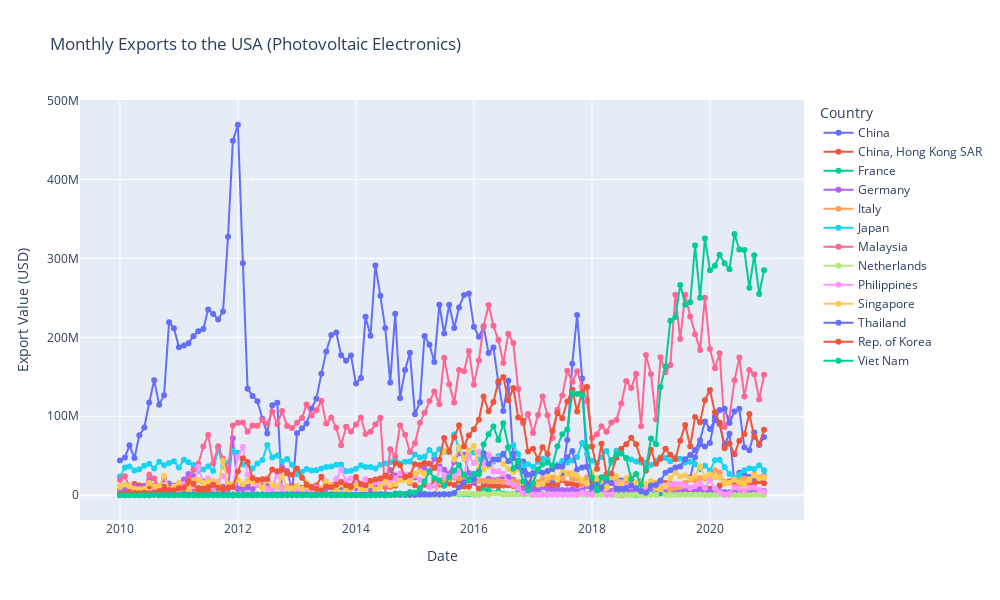
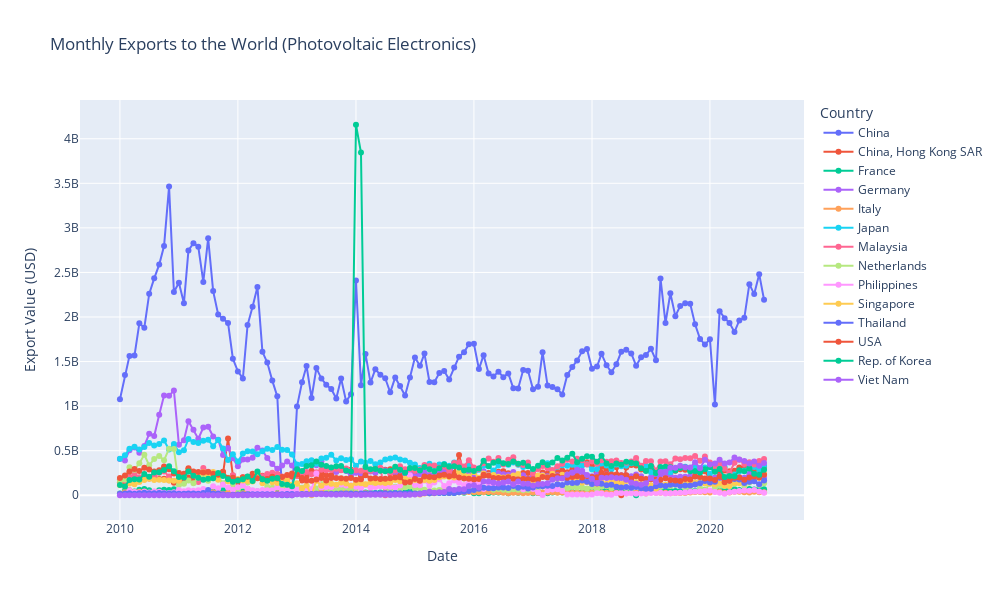

These figures' notebook cell, in order:
### Code cell
# Load your CSV file (adjust path as needed)
export_data = pd.read_csv("data/AllYears_Exports.csv")

def create_interactive_export_plot(destination_label, title_suffix):
    # Filter for specific destination
    filtered = export_data[export_data['row_label'].str.endswith(destination_label)].copy()
    filtered['country'] = filtered['row_label'].str.replace(destination_label, '', regex=False)
    filtered.drop(columns='row_label', inplace=True)

    # Reshape
    melted = filtered.melt(id_vars='country', var_name='month', value_name='export_value')
    melted['month'] = pd.to_datetime(melted['month'], format='%Y%m')

    # Plot
    fig = go.Figure()
    for country in melted['country'].unique():
        country_data = melted[melted['country'] == country]
        fig.add_trace(go.Scatter(
            x=country_data['month'],
            y=country_data['export_value'],
            mode='lines+markers',
            name=country
        ))

    fig.update_layout(
        title=f'Monthly Exports {title_suffix} (Photovoltaic Electronics)',
        xaxis_title='Date',
        yaxis_title='Export Value (USD)',
        width=1000,
        height=600,
        legend_title='Country',
        hovermode='x unified'
    )

    fig.show()

# Call the functions
create_interactive_export_plot('_to_USA', 'to the USA')
create_interactive_export_plot('_to_W00', 'to the World')

### Figure 1 — Plotly figure (JSON) as saved in the notebook; plotly's stock layout.template omitted (floating-point values rounded to 4 significant figures; data arrays with more than 128 entries replaced by an {"elided": "..."} marker saying what was removed)
{"data": [{"mode": "lines+markers", "name": "China", "type": "scatter", "x": {"elided": "132 str values"}, "y": {"elided": "132 int values"}}, {"mode": "lines+markers", "name": "China, Hong Kong SAR", "type": "scatter", "x": {"elided": "132 str values"}, "y": {"elided": "132 float values"}}, {"mode": "lines+markers", "name": "France", "type": "scatter", "x": {"elided": "132 str values"}, "y": {"elided": "132 float values"}}, {"mode": "lines+markers", "name": "Germany", "type": "scatter", "x": {"elided": "132 str values"}, "y": {"elided": "132 float values"}}, {"mode": "lines+markers", "name": "Italy", "type": "scatter", "x": {"elided": "132 str values"}, "y": {"elided": "132 float values"}}, {"mode": "lines+markers", "name": "Japan", "type": "scatter", "x": {"elided": "132 str values"}, "y": {"elided": "132 float values"}}, {"mode": "lines+markers", "name": "Malaysia", "type": "scatter", "x": {"elided": "132 str values"}, "y": {"elided": "132 float values"}}, {"mode": "lines+markers", "name": "Netherlands", "type": "scatter", "x": {"elided": "132 str values"}, "y": {"elided": "132 float values"}}, {"mode": "lines+markers", "name": "Philippines", "type": "scatter", "x": {"elided": "132 str values"}, "y": {"elided": "132 int values"}}, {"mode": "lines+markers", "name": "Singapore", "type": "scatter", "x": {"elided": "132 str values"}, "y": {"elided": "132 float values"}}, {"mode": "lines+markers", "name": "Thailand", "type": "scatter", "x": {"elided": "132 str values"}, "y": {"elided": "132 float values"}}, {"mode": "lines+markers", "name": "Rep. of Korea", "type": "scatter", "x": {"elided": "132 str values"}, "y": {"elided": "132 int values"}}, {"mode": "lines+markers", "name": "Viet Nam", "type": "scatter", "x": {"elided": "132 str values"}, "y": {"elided": "132 float values"}}], "layout": {"height": 600, "hovermode": "x unified", "legend": {"title": {"text": "Country"}}, "title": {"text": "Monthly Exports to the USA (Photovoltaic Electronics)"}, "width": 1000, "xaxis": {"title": {"text": "Date"}}, "yaxis": {"title": {"text": "Export Value (USD)"}}}}

### Figure 2 — Plotly figure (JSON) as saved in the notebook; plotly's stock layout.template omitted (floating-point values rounded to 4 significant figures; data arrays with more than 128 entries replaced by an {"elided": "..."} marker saying what was removed)
{"data": [{"mode": "lines+markers", "name": "China", "type": "scatter", "x": {"elided": "132 str values"}, "y": {"elided": "132 float values"}}, {"mode": "lines+markers", "name": "China, Hong Kong SAR", "type": "scatter", "x": {"elided": "132 str values"}, "y": {"elided": "132 float values"}}, {"mode": "lines+markers", "name": "France", "type": "scatter", "x": {"elided": "132 str values"}, "y": {"elided": "132 float values"}}, {"mode": "lines+markers", "name": "Germany", "type": "scatter", "x": {"elided": "132 str values"}, "y": {"elided": "132 float values"}}, {"mode": "lines+markers", "name": "Italy", "type": "scatter", "x": {"elided": "132 str values"}, "y": {"elided": "132 float values"}}, {"mode": "lines+markers", "name": "Japan", "type": "scatter", "x": {"elided": "132 str values"}, "y": {"elided": "132 float values"}}, {"mode": "lines+markers", "name": "Malaysia", "type": "scatter", "x": {"elided": "132 str values"}, "y": {"elided": "132 float values"}}, {"mode": "lines+markers", "name": "Netherlands", "type": "scatter", "x": {"elided": "132 str values"}, "y": {"elided": "132 float values"}}, {"mode": "lines+markers", "name": "Philippines", "type": "scatter", "x": {"elided": "132 str values"}, "y": {"elided": "132 int values"}}, {"mode": "lines+markers", "name": "Singapore", "type": "scatter", "x": {"elided": "132 str values"}, "y": {"elided": "132 float values"}}, {"mode": "lines+markers", "name": "Thailand", "type": "scatter", "x": {"elided": "132 str values"}, "y": {"elided": "132 float values"}}, {"mode": "lines+markers", "name": "USA", "type": "scatter", "x": {"elided": "132 str values"}, "y": {"elided": "132 int values"}}, {"mode": "lines+markers", "name": "Rep. of Korea", "type": "scatter", "x": {"elided": "132 str values"}, "y": {"elided": "132 float values"}}, {"mode": "lines+markers", "name": "Viet Nam", "type": "scatter", "x": {"elided": "132 str values"}, "y": {"elided": "132 float values"}}], "layout": {"height": 600, "hovermode": "x unified", "legend": {"title": {"text": "Country"}}, "title": {"text": "Monthly Exports to the World (Photovoltaic Electronics)"}, "width": 1000, "xaxis": {"title": {"text": "Date"}}, "yaxis": {"title": {"text": "Export Value (USD)"}}}}
